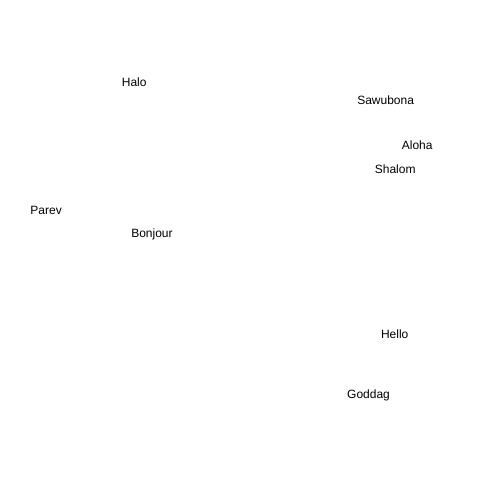
Frame 1 (no input)
Frame 60 (no input): identical to frame 1, image omitted
Frame 120 (the mouse pressed at the canvas centre since frame 60): identical to frame 1, image omitted

The p5.js sketch that drew this single still picture (run headless with seeded random() and noise() and a simulated clock; from frame 60 on, the mouse is pressed at the canvas centre):

// p5.js sketch
// ── sketch.js
var randomHello = [];

function setup() {

  createCanvas(500,500);

  randomHello.push("Hello");
  randomHello.push("Parev");
  randomHello.push("Goddag");
  randomHello.push("Bonjour");
  randomHello.push("Halo");
  randomHello.push("Aloha");
  randomHello.push("Shalom");
  randomHello.push("Sawubona");

}

function draw() {
  while(randomHello.length > 0){
    var currentHello = randomHello.pop();
    text(currentHello, random(width), random(height));
  }
}
